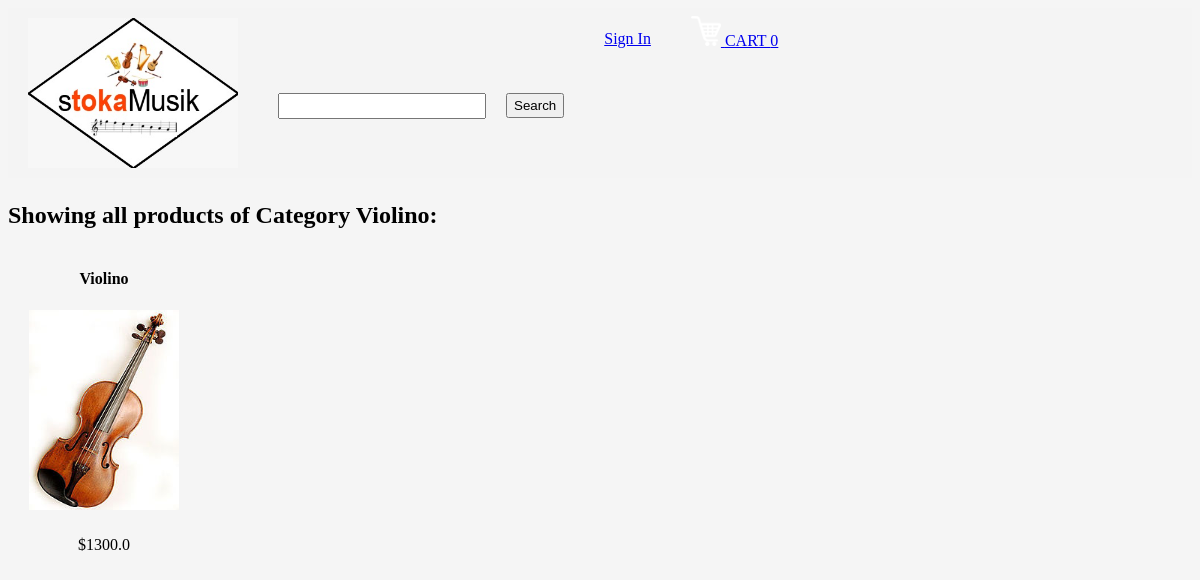
The app's page /displayCategory?categoryId=3 with its own data.
### tables this page shows
CREATE TABLE categories
  (categoryId INTEGER PRIMARY KEY,
  name TEXT
  );

CREATE TABLE products
  (productId INTEGER PRIMARY KEY,
  name TEXT,
  price REAL,
  description TEXT,
  image TEXT,
  stock INTEGER,
  categoryId INTEGER,
  FOREIGN KEY(categoryId) REFERENCES categories(categoryId)
  );

### main.py (the view)
@app.route('/displayCategory')
def displayCategory():
        loggedIn, firstName, noOfItems = getLoginDetails()
        categoryId = request.args.get("categoryId")
        with sqlite3.connect('database.db') as conn:
            cur = conn.cursor()
            cur.execute("SELECT products.productId, products.name, products.price, products.image, categories.name FROM products, categories WHERE products.categoryId = categories.categoryId AND categories.categoryId = ?", (categoryId, ))
            data = cur.fetchall()
        conn.close()
        categoryName = data[0][4]
        data = parse(data)
        return render_template('displayCategory.html', data=data, loggedIn=loggedIn, firstName=firstName, noOfItems=noOfItems, categoryName=categoryName)

### main.py (called while the page is built)
def getLoginDetails():
    with sqlite3.connect('database.db') as conn:
        cur = conn.cursor()
        if 'email' not in session:
            loggedIn = False
            firstName = ''
            noOfItems = 0
        else:
            loggedIn = True
            cur.execute("SELECT userId, firstName FROM users WHERE email = ?", (session['email'], ))
            userId, firstName = cur.fetchone()
            cur.execute("SELECT count(productId) FROM kart WHERE userId = ?", (userId, ))
            noOfItems = cur.fetchone()[0]
    return (loggedIn, firstName, noOfItems)

def parse(data):
    ans = []
    i = 0
    while i < len(data):
        curr = []
        for j in range(7):
            if i >= len(data):
                break
            curr.append(data[i])
            i += 1
        ans.append(curr)
    return ans

### templates/displayCategory.html (shortened to what this page needs)
<!DOCTYPE HTML>
<html>
<head>
<link rel="stylesheet" href={{ url_for('static', filename='css/home.css') }} />
<link rel="stylesheet" href={{ url_for('static', filename='css/topStyle.css') }} />
</head>
<body>
<div id="title">
	<a href="/">
		<img id="logo" src= {{ url_for('static', filename='images/stoka_logo.jpeg') }} />
	</a>
	<form>
		<input id="searchBox" type="text" name="searchQuery">
		<input id="searchButton" type="submit" value="Search">
	</form>
	{% if not loggedIn %}
	<div id="signInButton">
		<a class="link" href="/loginForm">Sign In</a>
	</div>
	{% endif %}
	<div id="kart">
		<a class="link" href="/cart">
			<img src={{url_for('static', filename='images/shoppingCart.png')}} id="cartIcon" />
			CART {{noOfItems}}
		</a>
	</div>
</div>
<div>
	<h2>Showing all products of Category {{categoryName}}:</h2>
	{% for itemData in data %}
	<table>
		<tr id="productName">
			{% for row in itemData %}
			<td>
				{{row[1]}}
			</td>
			{% endfor %}
		</tr>
		<tr id="productImage">
			{% for row in itemData %}
			<td>
				<a href="/productDescription?productId={{row[0]}}">
					<img src={{ url_for('static', filename='uploads/' + row[3]) }} id="itemImage" />
				</a>
			</td>
			{% endfor %}
		</tr>
		<tr id="productPrice">
			{% for row in itemData %}
			<td>
				${{row[2]}}
			</td>
			{% endfor %}
		</tr>
	</table>
	{% endfor %}
</div>
</body>
</html>

### static/css/home.css (style rules this page uses)
body { background-color: rgba(245, 245, 245, 0.938); }
#itemImage { height: 200px; width: 150px; }
table { border-spacing: 20px; }
#productName { text-align: center; font-weight: bold; }
#productPrice { text-align: center; }

### static/css/topStyle.css (style rules this page uses)
#logo { height: 150px; width: 210px; margin-left: 20px; margin-top: 10px; margin-bottom: 10px; margin-right: 20px; float: left; }
#title { background-color: rgba(245, 245, 245, 0.938); display: inline-block; width: 100%; text-decoration-color: blue; }
#searchBox { height: 20px; width: 200px; margin-left: 20px; margin-top: 85px; margin-bottom: 20px; margin-right: 20px; float: left; font-size: 1.5em; }
#searchButton { height: 25px; margin-top: 85px; margin-bottom: 20px; margin-right: 20px; float: left; }
#signInButton { color: yellow; margin-top: 22px; margin-bottom: 20px; margin-left: 20px; margin-right: 20px; float: left; }
#kart { color: white; margin-top: 8px; margin-bottom: 20px; margin-left: 20px; margin-right: 20px; float: left; }
#cartIcon { height: 30px; width: 30px; }

### records on screen
categories: name "Violino"
products: name "Violino", image (picture), price "1300.0"

### other values on screen
{{ noOfItems }} "0"
